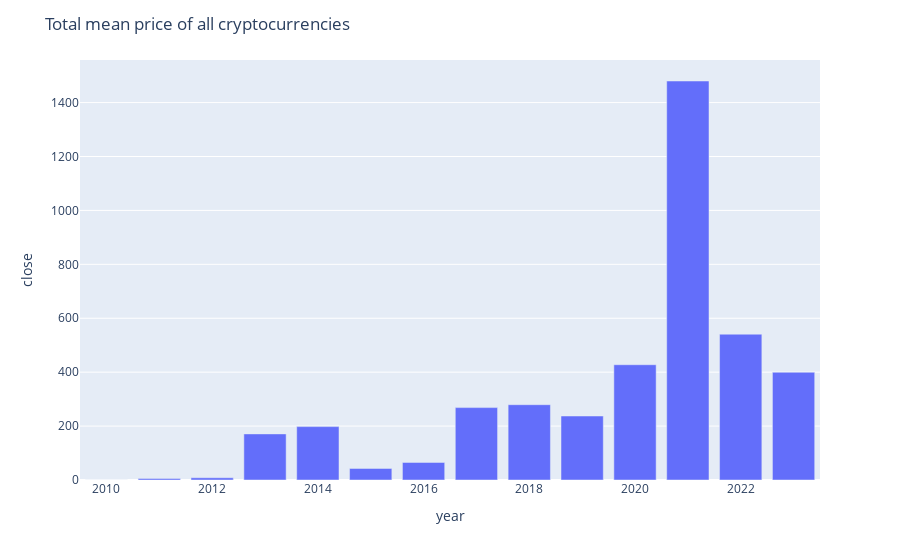

Here is the notebook cell this chart was saved with:
### Code cell
df_2 = df.copy()
df_2['year'] = df_2['date'].dt.year
df_2['month'] = df_2['date'].dt.month

df_2 = df_2.groupby(['year'])['close'].mean()
df_2 = df_2.reset_index(drop=False)

fig = px.bar(df_2, x='year', y='close')
fig.update_layout(title={'text':'Total mean price of all cryptocurrencies'})
fig.show()

### Figure 1 — Plotly figure (JSON) as saved in the notebook; plotly's stock layout.template omitted (floating-point values rounded to 4 significant figures)
{"data": [{"alignmentgroup": "True", "hovertemplate": "year=%{x}<br>close=%{y}<extra></extra>", "legendgroup": "", "marker": {"color": "#636efa", "pattern": {"shape": ""}}, "name": "", "offsetgroup": "", "orientation": "v", "showlegend": false, "textposition": "auto", "type": "bar", "x": [2010, 2011, 2012, 2013, 2014, 2015, 2016, 2017, 2018, 2019, 2020, 2021, 2022, 2023], "xaxis": "x", "y": [0.1401, 5.643, 8.289, 171.0, 198.1, 42.95, 65.2, 268.6, 279.3, 237.4, 427.6, 1480.0, 540.9, 399.7], "yaxis": "y"}], "layout": {"barmode": "relative", "legend": {"tracegroupgap": 0}, "margin": {"t": 60}, "title": {"text": "Total mean price of all cryptocurrencies"}, "xaxis": {"anchor": "y", "domain": [0, 1], "title": {"text": "year"}}, "yaxis": {"anchor": "x", "domain": [0, 1], "title": {"text": "close"}}}}
